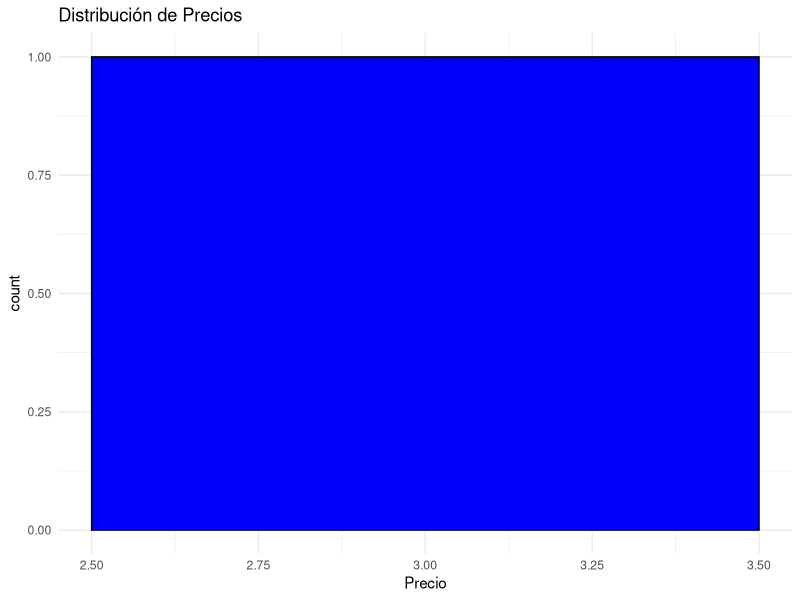
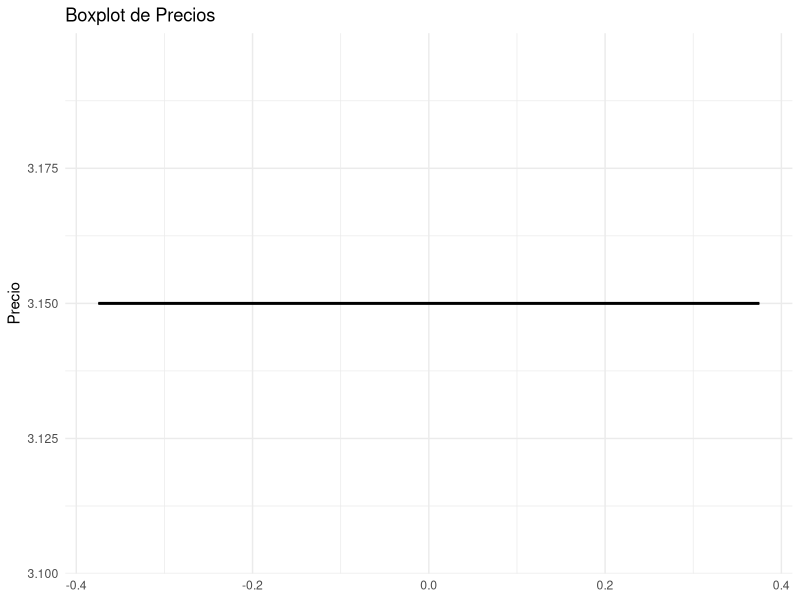
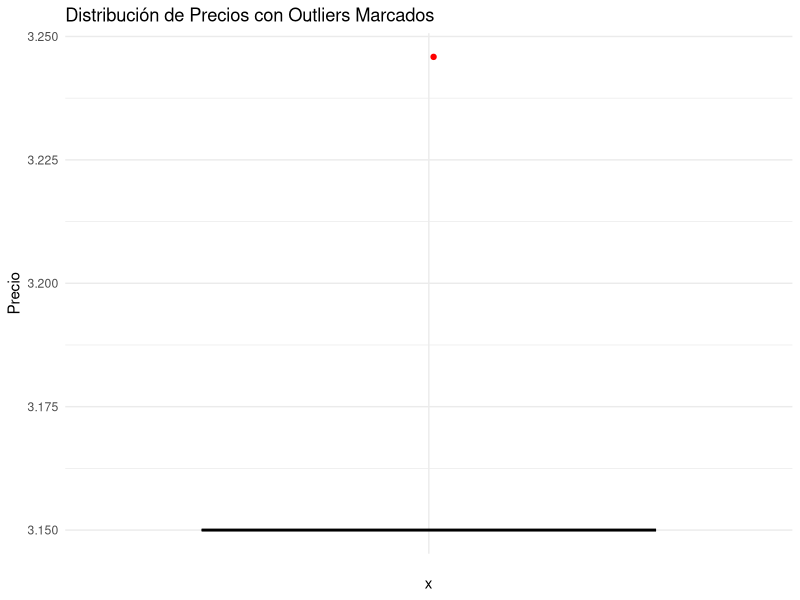

Write R code to recreate these figures, in order. (Note: this script raises an error after producing the figures.)
## ---- chunk 1
knitr::opts_chunk$set(warning = TRUE)
## ---- chunk 2
library(readr)
library(stringr)
library(dplyr)
library(forcats)
productos <- read_csv("productos.csv")
## ---- chunk 3
head(productos)
## ---- chunk 4
# "Nombre no disponible" como NA
productos$Nombre[productos$Nombre == "Nombre no disponible"] <- NA
# "Marca no disponible como NA
productos$Marca[productos$Marca == "Marca no disponible"] <- NA
# "Precio no disponible" como NA
productos$Precio[productos$Precio == "Precio no disponible"] <- NA
# "Unidad no disponible" como NA
productos$unidad[productos$unidad == "Unidad no disponible"] <- NA
# "Precio por unidad no disponible" como NA
productos$precio_unidad[productos$precio_unidad == "Precio por unidad no disponible"] <- NA
# "Categoría no disponible" como NA
productos$Categoria[productos$Categoria == "Categoría no disponible"] <- NA
# "Subcategoría no disponible" como NA
productos$Subcategoria[productos$Subcategoria == "Subcategoría no disponible"] <- NA
# "Subcategoría no disponible" como NA
productos$Estado[productos$Estado == "Estado no disponible"] <- NA
## ---- chunk 5
# Preparación variables
productos <- productos %>% 
  mutate(Precio = gsub(" €", "", Precio),
         Precio = gsub(",", ".", Precio),
         Precio = as.numeric(Precio),
         unidad = ifelse(str_detect(precio_unidad, "/"), str_split(precio_unidad, "/", simplify = TRUE)[ ,2], unidad),
         precio_unidad = ifelse(str_detect(precio_unidad, "/"), str_split(precio_unidad, "/", simplify = TRUE)[,1], precio_unidad),
         precio_unidad = gsub("\\€", "", precio_unidad),
         precio_unidad = gsub(",", ".", precio_unidad),
         # Utilizamos sub() para sacar solo el primer punto que se encuentre (quitar puntos de los miles)
         precio_unidad = ifelse(str_count(precio_unidad, pattern = "\\.") > 1, sub("\\.", "", precio_unidad), precio_unidad),
         precio_unidad = str_remove_all(precio_unidad, "\\s"),
         precio_unidad = as.numeric(precio_unidad),
         Marca = as.factor(Marca),
         Supermercado = as.factor(Supermercado),
         unidad = as.factor(unidad),
         Categoria = as.factor(Categoria),
         Subcategoria = as.factor(Subcategoria),
         Estado = as.factor(Estado)
         )

# To DO 

# Unificar factores con valores diferentes en cada tienda pero que significan lo mismo.
## ---- chunk 6
# Unificar levels de la variable unidad
productos$unidad <- fct_collapse(productos$unidad, KILO = c(" Kgr.", "1 Kg", "KILO")) %>% 
                        fct_collapse(UNIDAD = c("1 U", " Und.", "UNIDAD")) %>% 
                        fct_collapse(LITRO = c(" Litro", "1 L", "LITRO")) %>%
                        fct_collapse(METRO = c(" MTS", "1 M", "METRO")) %>% 
                        fct_collapse(`100ml` = c(" 100ml", "100 ml", "100 ML.")) %>% # Transofrmar a LITRO?
                        fct_collapse(`100g` = c(" 100GR", "100 Gr", "100 GR.")) %>% # Transdormar a KILO?
                        fct_collapse(DOCENA = c(" doce", "1 Dc", "DOCENA")) %>% # Transformar a UNIDAD?
                        fct_collapse(LAVADO = c("1 Lv", "LAVADO", "1 Do", " Dosis")) #Transformar a UNIDAD?
## ---- chunk 7
summary(productos)
## ---- chunk 8
productos <- productos[ ,-c(5,6)]
## ---- chunk 9
# Proporción de valores faltantes por columna
colSums(is.na(productos)) / nrow(productos)
## ---- chunk 10
# Faltantes por supermercado
table(productos$Supermercado, is.na(productos$Marca)) %>% prop.table(margin = 2)

# Faltantes por supermercado
table(productos$Supermercado, is.na(productos$Categoria)) %>% prop.table(margin = 2)

# Faltantes por supermercado
table(productos$Supermercado, is.na(productos$Subcategoria)) %>% prop.table(margin = 2)
## ---- chunk 11
# Proporcion de filas con valores faltantes en Nombre, Precio, unidad, precio_unidad
sum(is.na(productos$Nombre) & is.na(productos$Precio) & is.na(productos$unidad) & is.na(productos$precio_unidad))/nrow(productos)
## ---- chunk 12
# Eliminamos todas las filas que se han contado anteriormente
productos <- productos[!(is.na(productos$Nombre) & is.na(productos$Precio) & is.na(productos$unidad) & is.na(productos$precio_unidad)), ]
## ---- chunk 13
library(readr)
library(dplyr)
library(stringr)
library(stringi)


# Separar datos en dos conjuntos: uno con categorías conocidas y otro sin ellas
datos_con_categoria <- productos %>% filter(!is.na(Categoria) & !is.na(Subcategoria))
datos_sin_categoria <- productos %>% filter(is.na(Categoria) | is.na(Subcategoria))

# Función para escapar caracteres especiales en expresiones regulares
escape_regex <- function(string) {
  # Usamos stri_escape_unicode para escapar adecuadamente caracteres especiales
  escaped_string <- stri_escape_unicode(string)
  # Reemplazamos manualmente ciertos caracteres que necesitan doble escape en contextos regex
  escaped_string <- gsub("([\\[\\]\\^\\$\\.\\|\\?\\*\\+\\(\\)\\{\\}\\=!<>:\\-])", "\\\\\\1", escaped_string, perl = TRUE)
  return(escaped_string)
}

# Función para buscar coincidencias de palabras y asignar categorías
asignar_categorias <- function(nombre_producto, datos_referencia) {
  # Preparar patrón de búsqueda basado en el nombre del producto
  # Dividir el nombre en palabras, escapar caracteres especiales y crear un patrón de búsqueda flexible
  palabras <- unlist(str_split(nombre_producto, "\\s+"))
  palabras <- sapply(palabras, escape_regex, USE.NAMES = FALSE)
  patron <- paste(palabras, collapse = "|")
  
  # Buscar coincidencias en los nombres de productos con categorías conocidas
  indices <- which(str_detect(datos_referencia$Nombre, regex(patron, ignore_case = TRUE)))
  
  if (length(indices) > 0) {
    categorias_encontradas <- datos_referencia$Categoria[indices]
    subcategorias_encontradas <- datos_referencia$Subcategoria[indices]
    
    # Devolver la categoría y subcategoría más frecuentes encontradas
    categoria_final <- names(which.max(table(categorias_encontradas)))
    subcategoria_final <- names(which.max(table(subcategorias_encontradas)))
    return(c(categoria_final, subcategoria_final))
  } else {
    return(c(NA, NA))  # No se encontraron coincidencias
  }
}

# Aplicar la función a cada producto sin categoría
resultados <- lapply(datos_sin_categoria$Nombre, asignar_categorias, datos_con_categoria)
resultados <- do.call(rbind, resultados)
colnames(resultados) <- c("Categoria", "Subcategoria")

# Unir los resultados con los datos originales sin categoría
datos_sin_categoria[c("Categoria", "Subcategoria")] <- resultados

# Combinar de nuevo con los datos originales
productos_actualizados <- bind_rows(datos_con_categoria, datos_sin_categoria)


## ---- chunk 14
# Faltantes por supermercado
table(productos_actualizados$Supermercado, is.na(productos_actualizados$Categoria)) %>% prop.table(margin = 2)

# Faltantes por supermercado
table(productos_actualizados$Supermercado, is.na(productos_actualizados$Subcategoria)) %>% prop.table(margin = 2)
## ---- chunk 15
# Filtrar productos del supermercado 'Consum'
productos_consum <- productos %>%
  filter(Supermercado == "Consum")

# Visualizar los resultados
print(productos_consum)


# Filtrar productos del supermercado 'Consum'
productos_consum_actualizado <- productos_actualizados %>%
  filter(Supermercado == "Consum")

# Visualizar los resultados
print(productos_consum)

print(productos_consum_actualizado)
## ---- chunk 16
#  'Precio' es numérico
library(ggplot2)

# Histograma de precios
ggplot(productos, aes(x = Precio)) + 
  geom_histogram(binwidth = 1, fill = "blue", color = "black") +
  theme_minimal() +
  ggtitle("Distribución de Precios")

# Boxplot de precios
ggplot(productos, aes(y = Precio)) +
  geom_boxplot(fill = "tomato", color = "black") +
  theme_minimal() +
  ggtitle("Boxplot de Precios")

# Asegurando que Precio es numérico (si aún no se ha convertido)
productos$Precio <- as.numeric(gsub(" €", "", gsub(",", ".", productos$Precio)))

# Calcular Q1, Q3 y IQR
Q1 <- quantile(productos$Precio, 0.25, na.rm = TRUE)
Q3 <- quantile(productos$Precio, 0.75, na.rm = TRUE)
IQR <- Q3 - Q1

# Límites para outliers
lower_bound <- Q1 - 1.5 * IQR
upper_bound <- Q3 + 1.5 * IQR

# Filtrar datos extremos
outliers <- productos %>%
  filter(Precio < lower_bound | Precio > upper_bound)

print(outliers)

# Filtrar outliers
outliers <- productos %>%
  filter(Precio < lower_bound | Precio > upper_bound)

# Contar outliers
n_outliers <- nrow(outliers)

# Imprimir el número de outliers
print(n_outliers)

# Boxplot para visualizar los outliers en el contexto de todos los precios
ggplot(productos, aes(x = "", y = Precio)) +
  geom_boxplot(fill = "lightblue", color = "black") +
  geom_jitter(color = "red", width = 0.05) +
  theme_minimal() +
  ggtitle("Distribución de Precios con Outliers Marcados")


## ---- chunk 17
# Asegurando que las variables están en formato adecuado
productos$Precio <- as.numeric(gsub(" €", "", gsub(",", ".", productos$Precio)))

# Modelo de regresión lineal donde predecimos 'Precio' basado en otras características
modelo_lineal <- lm(Precio ~ Categoria + Marca + Supermercado, data = productos)
summary(modelo_lineal)

## ---- chunk 18

productos$Precio <- as.numeric(gsub(" €", "", gsub(",", ".", productos$Precio)))
productos$precio_unidad <- as.numeric(gsub("€", "", gsub(",", ".", productos$precio_unidad)))

productos <- productos %>%
  filter(!is.na(Precio) & !is.na(precio_unidad) & 
         !is.nan(Precio) & !is.nan(precio_unidad) &
         Precio != Inf & Precio != -Inf & 
         precio_unidad != Inf & precio_unidad != -Inf)

set.seed(123)

# Ejecutar k-means con 3 centros
kmeans_resultado <- kmeans(productos[, c("Precio", "precio_unidad")], centers = 3)

# Agregar los clusters al dataframe para análisis posterior
productos$Cluster <- as.factor(kmeans_resultado$cluster)

# Visualizar los resultados de k-means
library(ggplot2)
ggplot(productos, aes(x = Precio, y = precio_unidad, color = Cluster)) +
  geom_point(alpha = 0.5) +
  labs(title = "Clustering de Productos por Precio y Precio por Unidad") +
  theme_minimal()


## ---- chunk 19
library(readr)
library(dplyr)
library(ggplot2)

productos_actualizados$Precio <- as.numeric(gsub(" €", "", gsub(",", ".", productos_actualizados$Precio)))  # Limpieza de datos

# Agregamos una nueva columna para identificar si el nombre del producto contiene 'aceite'
productos_actualizados <- productos_actualizados %>%
  mutate(contiene_aceite = ifelse(grepl("aceite", Nombre, ignore.case = TRUE), "Con Aceite", "Sin Aceite"))

# Calculamos el precio medio general excluyendo NA
precio_medio_general <- mean(productos_actualizados$Precio, na.rm = TRUE)

# Subconjunto de productos que contienen 'aceite' en el nombre
productos_con_aceite <- productos_actualizados %>%
  filter(contiene_aceite == "Con Aceite") %>%
  pull(Precio)

# Prueba de normalidad
shapiro_test_aceite <- shapiro.test(productos_con_aceite)
print(shapiro_test_aceite)

# Dependiendo de la normalidad, realizar t-test o Wilcoxon test
if (shapiro_test_aceite$p.value > 0.05) {
  t_test_result <- t.test(productos_con_aceite, mu = precio_medio_general)
  print(t_test_result)
} else {
  print("Distribución no normal, aplicando prueba no paramétrica.")
  wilcox_test_result <- wilcox.test(productos_con_aceite, mu = precio_medio_general, alternative = "greater")
  print(wilcox_test_result)
}


